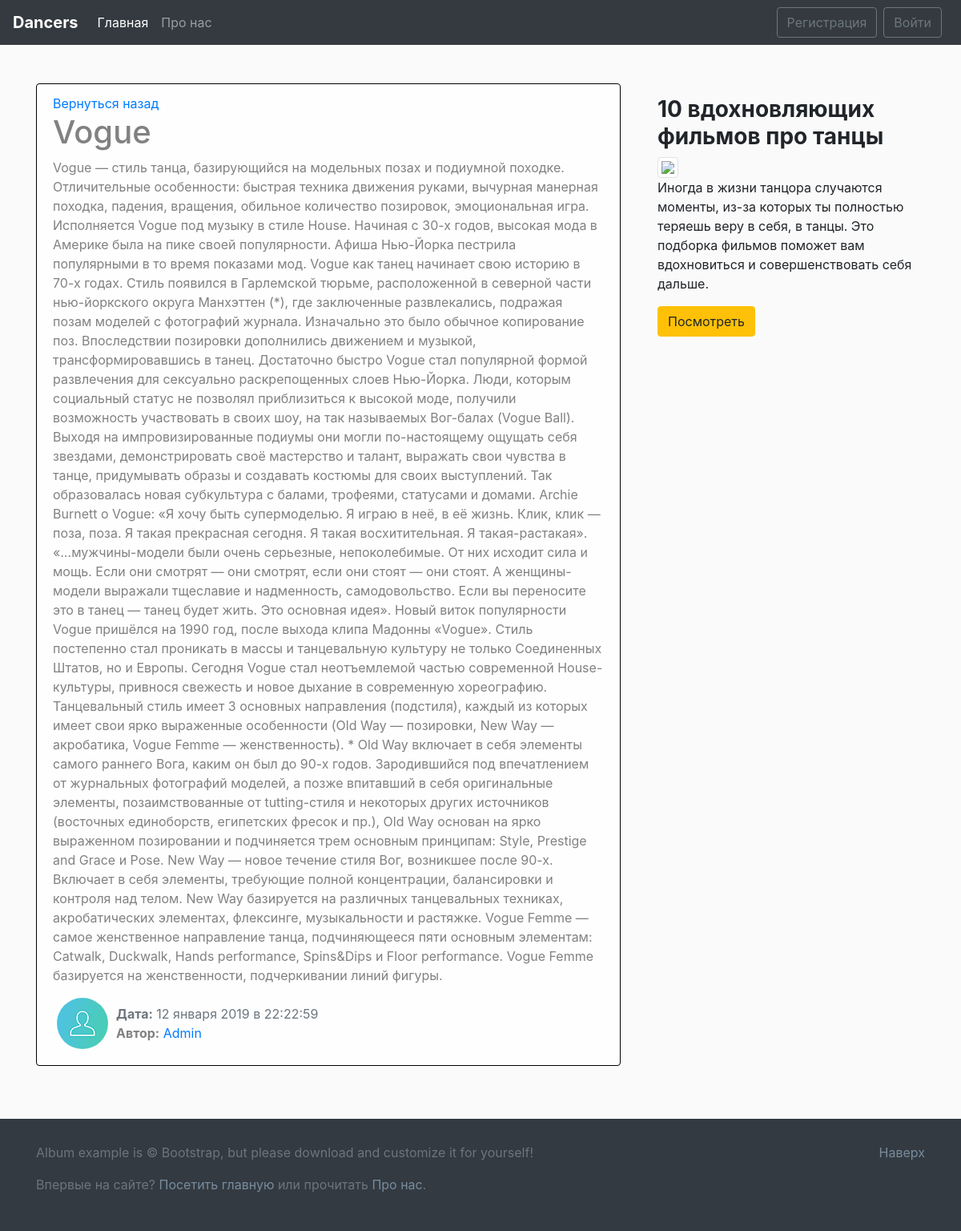
/news/16/, run on the app's committed database.
### blog/models.py (models this page shows, shortened)
class News(models.Model):
    title = models.CharField(max_length=100)
    text = models.TextField()
    date = models.DateTimeField(default=timezone.now)
    author = models.ForeignKey(User, on_delete=models.CASCADE)
    def __str__(self):
        return self.title

### users/models.py (models this page shows, shortened)
class Profile(models.Model):
    user = models.OneToOneField(User, on_delete=models.CASCADE)
    img = models.ImageField(default='default.jpg', upload_to='user_images')

### blog/views.py (the view)
# urls.py: path('news/<int:pk>/', views.NewsDetailView.as_view(), name='news-detail'),
class NewsDetailView(DetailView):
    model = News
    def get_context_data(self, **kwards):
        ctx = super(NewsDetailView, self).get_context_data(**kwards)
        ctx['title'] = News.objects.filter(pk=self.kwargs['pk']).first()
        return ctx

### blog/templates/blog/news_detail.html (shortened to what this page needs)
{% extends 'blog/main.html' %}
{% block main_section %}
    <div class="alert alert-light">
        <a href="{% url 'blog-home' %}">Вернуться назад </a>
        <h1>{{ object.title }}</h1>
        <p>{{ object.text|safe }}</p>
        <div class="row">
            <div>
                {% if object.author.profile.img %}
                    <img src="{{ object.author.profile.img.url }}" alt="{{ object.author }}" class="user_image">
                {% else %}
                    <img src="/pictures/default.jpg" alt="{{ object.author }}" class="user_image">
                {% endif %}
            </div>
            <div class="mt-2">
                <span class="text-muted"><b>Дата:</b> {{ object.date|date:"d E Y в H:i:s" }}</span>
                <p><b>Автор:</b><a href="{% url 'user-news' object.author %}"> {{ object.author }}</a></p>
            </div>
        </div>
    </div>
{% endblock main_section %}

### blog/static/blog/main.css (style rules this page uses)
body { background: #fafafa; }
img { max-width: 100%!important; }
.alert-light { border-color: black; }
.user_image { width: 64px; height: 64px; border-radius: 50%; margin-right: 10px; margin-left: 20px; }

### data on the page
News: title "Vogue", text "Vogue — стиль танца, базирующийся на модельных позах и подиумной походке. Отличительные особенности: быстрая техника движения руками, вычурная манерная походка, падения, вращения, обильное количество позировок, эмоциональная игра. Исполняется Vogue под музыку в стиле House. Начиная с 30-х годов, высокая мода в Америке была на пике своей популярности. Афиша Нью-Йорка пестрила популярными в то время показами мод. Vogue как танец начинает свою историю в 70-х годах. Стиль появился в Гарлемской тюрьме, расположенной в северной части нью-йоркского округа Манхэттен (*), где заключенные развлекались, подражая позам моделей с фотографий журнала. Изначально это было обычное копирование поз.…", author.profile.img (placeholder picture), date "12 января 2019 в 22:22:59", author "Admin"
